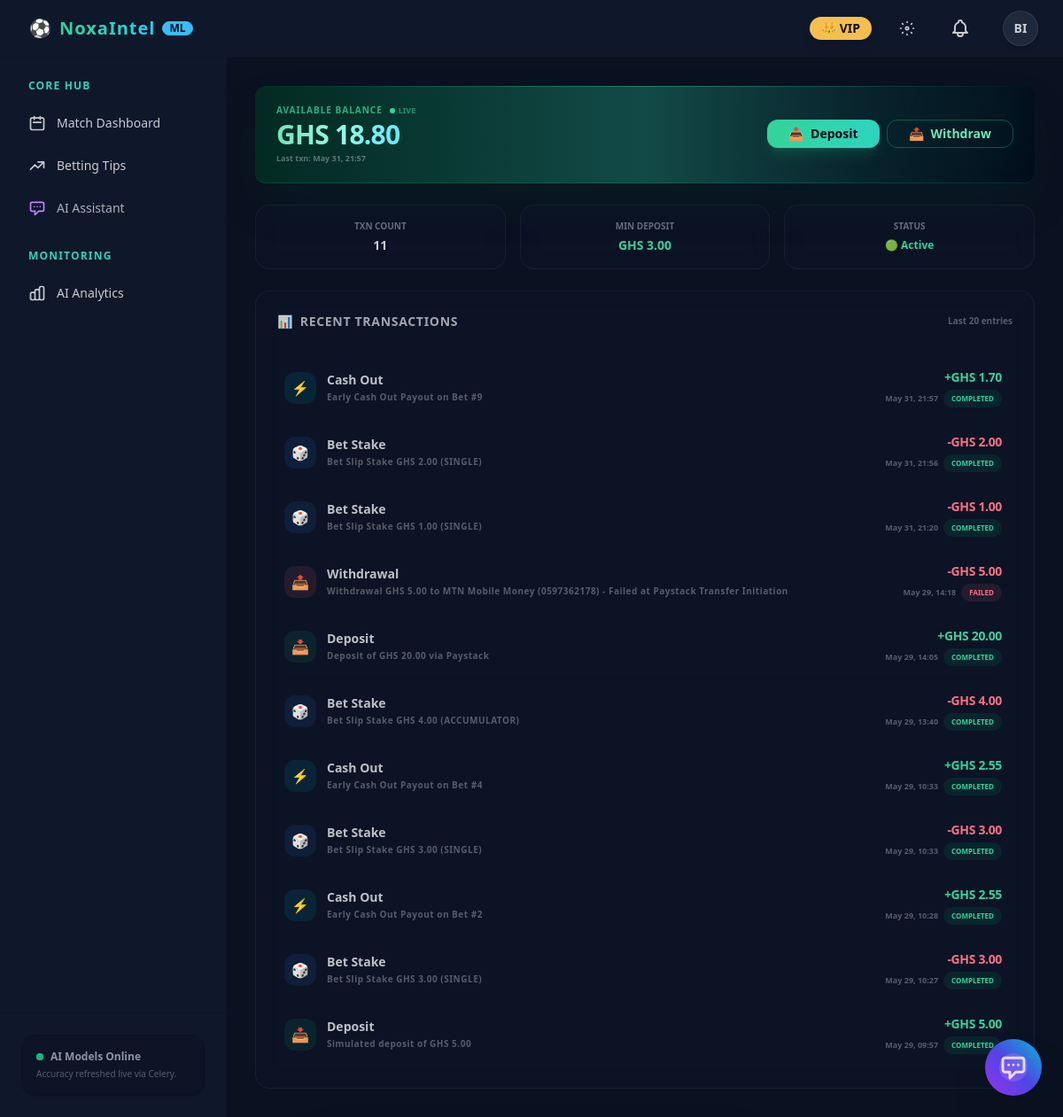
Page /wallet/ (signed in) on the committed database.
### users/models.py (models this page shows, shortened)
class CustomUser(AbstractUser):
    phone_number = models.CharField(max_length=20, unique=True, null=True, blank=True)
    email = models.EmailField(unique=True)
    USERNAME_FIELD = 'phone_number'
    REQUIRED_FIELDS = ['email', 'username']

### wallet/models.py (models this page shows, shortened)
class Transaction(models.Model):
    DEPOSIT = 'DEPOSIT'
    WITHDRAWAL = 'WITHDRAWAL'
    BET_STAKE = 'BET_STAKE'
    BET_WIN = 'BET_WIN'
    BET_REFUND = 'BET_REFUND'
    CASHOUT = 'CASHOUT'
    BONUS = 'BONUS'
    TYPE_CHOICES = [
        (DEPOSIT, 'Deposit'),
        (WITHDRAWAL, 'Withdrawal'),
        (BET_STAKE, 'Bet Stake'),
        (BET_WIN, 'Bet Winnings'),
        (BET_REFUND, 'Bet Refund'),
        (CASHOUT, 'Cash Out'),
        (BONUS, 'Bonus'),
    ]
    PENDING = 'PENDING'
    COMPLETED = 'COMPLETED'
    FAILED = 'FAILED'
    REVERSED = 'REVERSED'
    STATUS_CHOICES = [
        (PENDING, 'Pending'),
        (COMPLETED, 'Completed'),
        (FAILED, 'Failed'),
        (REVERSED, 'Reversed'),
    ]
    wallet = models.ForeignKey(Wallet, on_delete=models.CASCADE, related_name='transactions')
    type = models.CharField(max_length=20, choices=TYPE_CHOICES)
    amount = models.DecimalField(max_digits=14, decimal_places=2)
    balance_before = models.DecimalField(max_digits=14, decimal_places=2)
    balance_after = models.DecimalField(max_digits=14, decimal_places=2)
    status = models.CharField(max_length=20, choices=STATUS_CHOICES, default=PENDING)
    reference = models.CharField(max_length=120, unique=True, db_index=True)
    description = models.CharField(max_length=255, blank=True)
    meta = models.JSONField(default=dict, blank=True)
    created_at = models.DateTimeField(default=timezone.now)
    class Meta:
        ordering = ['-created_at']
        indexes = [
            models.Index(fields=['wallet', 'type']),
            models.Index(fields=['wallet', 'status']),
        ]
    @property
    def is_credit(self):
        return self.type in (self.DEPOSIT, self.BET_WIN, self.BET_REFUND, self.CASHOUT, self.BONUS)

### wallet/views.py (the view)
# urls.py: path('wallet/', views.overview, name='overview'),
@login_required
def overview(request):
    wallet, created = Wallet.objects.get_or_create(user=request.user, currency='GHS')
    transactions = wallet.transactions.all().order_by('-created_at')[:20]
    context = {
        'wallet': wallet,
        'transactions': transactions,
    }
    return render(request, 'wallet/overview.html', context)

### config/context_processors.py (called while the page is built)
def vapid_public_key(request):
    return {
        "VAPID_PUBLIC_KEY": getattr(settings, "VAPID_PUBLIC_KEY", "")
    }

### templates/wallet/overview.html (shortened to what this page needs)
{% extends "base.html" %}
{% block content %}
<div class="max-w-7xl mx-auto space-y-0">
    <div class="sticky top-0 z-30 -mx-4 md:-mx-6 lg:-mx-8 px-4 md:px-6 lg:px-8 mb-6"
         id="wallet-sticky-banner">
        <div class="relative overflow-hidden bg-gradient-to-r from-emerald-950/95 via-teal-900/95 to-slate-950/95 backdrop-blur-xl rounded-xl border-b border-emerald-500/20 shadow-2xl shadow-emerald-950/40">
            <div class="absolute -right-12 -top-12 w-40 h-40 rounded-full bg-emerald-500/10 blur-3xl pointer-events-none"></div>
            <div class="absolute -left-12 -bottom-12 w-40 h-40 rounded-full bg-teal-500/8 blur-3xl pointer-events-none"></div>
            <div class="absolute top-0 left-0 right-0 h-px bg-gradient-to-r from-transparent via-emerald-400/40 to-transparent"></div>
            <div class="relative z-10 flex items-center justify-between flex-wrap gap-4 px-4 md:px-6 py-4 md:py-5">
                <div class="space-y-0.5 min-w-0">
                    <div class="flex items-center gap-2">
                        <span class="text-[10px] font-black uppercase tracking-widest text-emerald-400/80">Available Balance</span>
                        {% if wallet.is_locked %}
                            <span class="badge badge-error badge-xs font-bold text-[8px] px-1.5">🔒 LOCKED</span>
                        {% else %}
                            <span class="flex items-center gap-1 text-[9px] text-emerald-400/60 font-bold">
                                <span class="w-1.5 h-1.5 rounded-full bg-emerald-400 animate-pulse inline-block"></span>
                                LIVE
                            </span>
                        {% endif %}
                    </div>
                    <div class="flex items-baseline gap-2" id="sticky-balance-display"
                         hx-get="{% url 'wallet:balance_partial' %}"
                         hx-trigger="load, every 15s"
                         hx-swap="innerHTML">
                        <span class="text-2xl md:text-3xl font-black tracking-tight text-transparent bg-clip-text bg-gradient-to-r from-emerald-300 via-teal-200 to-cyan-300">
                        </span>
                    </div>
                    <p class="text-[9px] text-white/35 font-semibold truncate">
                        Last txn: {% if transactions %}{{ transactions.0.created_at|date:"M d, H:i" }}{% else %}No transactions yet{% endif %}
                    </p>
                </div>
                <div class="flex gap-2 flex-shrink-0">
                    <a href="{% url 'wallet:deposit' %}"
                       class="btn btn-sm border-0 bg-gradient-to-r from-emerald-400 to-teal-400 hover:from-emerald-500 hover:to-teal-500 text-slate-950 font-black px-4 md:px-6 rounded-xl shadow-lg shadow-emerald-500/20 active:scale-95 transition-all duration-150">
                        📥 <span class="">Deposit</span>
                    </a>
                    <a href="{% url 'wallet:withdraw' %}"
                       class="btn btn-sm btn-outline border-emerald-500/40 text-emerald-300 hover:bg-emerald-500/10 hover:border-emerald-400 px-4 md:px-6 rounded-xl active:scale-95 transition-all duration-150">
                        📤 <span class="">Withdraw</span>
                    </a>
                </div>
            </div>
        </div>
    </div>
    <div class="space-y-6">
        <div class="grid grid-cols-3 gap-3 md:gap-4">
            <div class="glass-panel p-3 md:p-4 rounded-2xl text-center border border-base-200/40">
                <span class="block text-[9px] md:text-[10px] uppercase font-bold text-base-content/50">Txn Count</span>
                <span class="block text-sm font-extrabold text-base-content mt-1">{{ transactions|length }}</span>
            </div>
            <div class="glass-panel p-3 md:p-4 rounded-2xl text-center border border-base-200/40">
                <span class="block text-[9px] md:text-[10px] uppercase font-bold text-base-content/50">Min Deposit</span>
                <span class="block text-sm font-extrabold text-emerald-400 mt-1">GHS 3.00</span>
            </div>
            <div class="glass-panel p-3 md:p-4 rounded-2xl text-center border border-base-200/40">
                <span class="block text-[9px] md:text-[10px] uppercase font-bold text-base-content/50">Status</span>
                <span class="block text-xs font-bold mt-1.5 {% if wallet.is_locked %}text-error{% else %}text-emerald-400{% endif %}">
                    {% if wallet.is_locked %}🛑 Locked{% else %}🟢 Active{% endif %}
                </span>
            </div>
        </div>
        <div class="glass-panel rounded-2xl border border-base-200/40 p-4 md:p-6 space-y-4">
            <div class="flex items-center justify-between border-b border-base-200/60 pb-3">
                <h2 class="text-sm font-black uppercase tracking-wider text-base-content/80 flex items-center gap-2">
                    <span>📊</span> Recent Transactions
                </h2>
                <span class="text-[10px] opacity-40 font-bold">Last 20 entries</span>
            </div>
            <div class="divide-y divide-base-200/50 pr-1">
                {% for tx in transactions %}
                    <div class="flex items-center justify-between py-3.5 hover:bg-base-200/30 px-2 rounded-xl transition-all duration-200 gap-2 min-w-0">
                        <div class="flex items-center gap-3 min-w-0">
                            <div class="w-9 h-9 rounded-xl flex items-center justify-center font-bold text-base flex-shrink-0
                                {% if tx.type == 'DEPOSIT' %}bg-emerald-500/10 text-emerald-400
                                {% elif tx.type == 'WITHDRAWAL' %}bg-error/10 text-error
                                {% elif tx.type == 'BET_STAKE' %}bg-blue-500/10 text-blue-400
                                {% elif tx.type == 'BET_WIN' %}bg-yellow-500/10 text-yellow-400
                                {% elif tx.type == 'CASHOUT' %}bg-cyan-500/10 text-cyan-400
                                {% else %}bg-purple-500/10 text-purple-400{% endif %}">
                                {% if tx.type == 'DEPOSIT' %}📥
                                {% elif tx.type == 'WITHDRAWAL' %}📤
                                {% elif tx.type == 'BET_STAKE' %}🎲
                                {% elif tx.type == 'BET_WIN' %}👑
                                {% elif tx.type == 'CASHOUT' %}⚡
                                {% else %}💰{% endif %}
                            </div>
                            <div class="min-w-0">
                                <span class="block text-sm font-black truncate text-base-content/95">{{ tx.get_type_display }}</span>
                                <span class="block text-[10px] font-semibold opacity-40 tracking-wider truncate mt-0.5">
                                    {{ tx.description|default:"No description" }}
                                </span>
                            </div>
                        </div>
                        <div class="text-right flex-shrink-0 pl-3">
                            <span class="block text-sm font-black tracking-tight {% if tx.is_credit %}text-emerald-400{% else %}text-error{% endif %}">
                                {% if tx.is_credit %}+{% else %}-{% endif %}GHS {{ tx.amount }}
                            </span>
                            <div class="flex items-center gap-1.5 justify-end mt-1">
                                <span class="text-[9px] opacity-40 font-bold">{{ tx.created_at|date:"M d, H:i" }}</span>
                                <span class="badge py-1.5 font-black uppercase text-[8px] border-0
                                    {% if tx.status == 'COMPLETED' %}bg-emerald-500/10 text-emerald-400
                                    {% elif tx.status == 'PENDING' %}bg-warning/10 text-warning
                                    {% else %}bg-error/10 text-error{% endif %}">
                                    {{ tx.status }}
                                </span>
                            </div>
                        </div>
                    </div>
                {% endfor %}
            </div>
        </div>
    </div>
</div>
{% endblock %}

### templates/components/navbar.html (shortened to what this page needs)
<div class="navbar bg-base-100 border-b border-base-200 px-2 md:px-6 z-40 relative">
    <div class="flex-1">
        <a href="{% url 'home' %}" class="btn btn-ghost normal-case text-lg md:text-xl font-black gap-1 md:gap-2 tracking-wider px-2">
            <span>⚽</span>
            <span class="bg-gradient-to-r from-emerald-400 to-cyan-400 bg-clip-text text-transparent">NoxaIntel</span>
            <span class="hidden sm:inline-flex badge badge-primary badge-sm font-semibold tracking-normal">ML</span>
        </a>
    </div>
    <div class="flex-none gap-1.5 md:gap-4">
        {% if user.is_authenticated %}
            <div class="hidden sm:inline-flex">
                {% if user.profile.subscription_tier.name == 'VIP' %}
                    <span class="badge badge-warning gap-1 py-3 px-3 font-bold shadow-lg shadow-warning/10">
                        👑 VIP
                    </span>
                {% elif user.profile.subscription_tier.name == 'Premium' %}
                    <span class="badge badge-secondary gap-1 py-3 px-3 font-bold shadow-lg shadow-secondary/10">
                        ⚡ Premium
                    </span>
                {% else %}
                    <span class="badge badge-accent badge-outline gap-1 py-3 px-3 font-semibold">
                        Free Tier
                    </span>
                {% endif %}
            </div>
            <button id="theme-toggle" class="btn btn-ghost btn-circle" aria-label="Toggle Theme">
            </button>
            <div class="dropdown dropdown-end">
                <a href="{% url 'notifications:list' %}" class="btn btn-ghost btn-circle relative">
                </a>
            </div>
            <div class="dropdown dropdown-end">
                <div tabindex="0" role="button" class="btn btn-ghost btn-circle avatar placeholder">
                    <div class="bg-neutral text-neutral-content rounded-full w-10 border border-neutral-content/10 shadow-md">
                        <span class="text-sm font-bold">{{ user.username|slice:":2"|upper }}</span>
                    </div>
                </div>
            </div>
        {% else %}
            <a href="{% url 'users:login' %}" class="btn btn-ghost btn-sm">Log In</a>
            <a href="{% url 'users:register' %}" class="btn btn-primary btn-sm px-4">Sign Up</a>
        {% endif %}
    </div>
</div>

### templates/base.html (style rules this page uses)
.glass-panel { background: rgba(15, 23, 42, 0.45); backdrop-filter: blur(12px); -webkit-backdrop-filter: blur(12px); border: 1px solid rgba(255, 255, 255, 0.05); }

### rows in the picture
CustomUser: username "BI"
Transaction: type "Cash Out", description "Early Cash Out Payout on Bet #9", amount "1.70", created_at "May 31, 21:57", status "COMPLETED"
Transaction: type "Bet Stake", description "Bet Slip Stake GHS 2.00 (SINGLE)", amount "2.00", created_at "May 31, 21:56", status "COMPLETED"
Transaction: type "Bet Stake", description "Bet Slip Stake GHS 1.00 (SINGLE)", amount "1.00", created_at "May 31, 21:20", status "COMPLETED"
Transaction: type "Withdrawal", description "Withdrawal GHS 5.00 to MTN Mobile Money (0597362178) - Failed at Paystack Transfer Initiation", amount "5.00", created_at "May 29, 14:18", status "FAILED"
Transaction: type "Deposit", description "Deposit of GHS 20.00 via Paystack", amount "20.00", created_at "May 29, 14:05", status "COMPLETED"
Transaction: type "Bet Stake", description "Bet Slip Stake GHS 4.00 (ACCUMULATOR)", amount "4.00", created_at "May 29, 13:40", status "COMPLETED"
Transaction: type "Cash Out", description "Early Cash Out Payout on Bet #4", amount "2.55", created_at "May 29, 10:33", status "COMPLETED"
Transaction: type "Bet Stake", description "Bet Slip Stake GHS 3.00 (SINGLE)", amount "3.00", created_at "May 29, 10:33", status "COMPLETED"
Transaction: type "Cash Out", description "Early Cash Out Payout on Bet #2", amount "2.55", created_at "May 29, 10:28", status "COMPLETED"
Transaction: type "Bet Stake", description "Bet Slip Stake GHS 3.00 (SINGLE)", amount "3.00", created_at "May 29, 10:27", status "COMPLETED"
Transaction: type "Deposit", description "Simulated deposit of GHS 5.00", amount "5.00", created_at "May 29, 09:57", status "COMPLETED"

### other values in the picture
{{ transactions|length }} "11"
